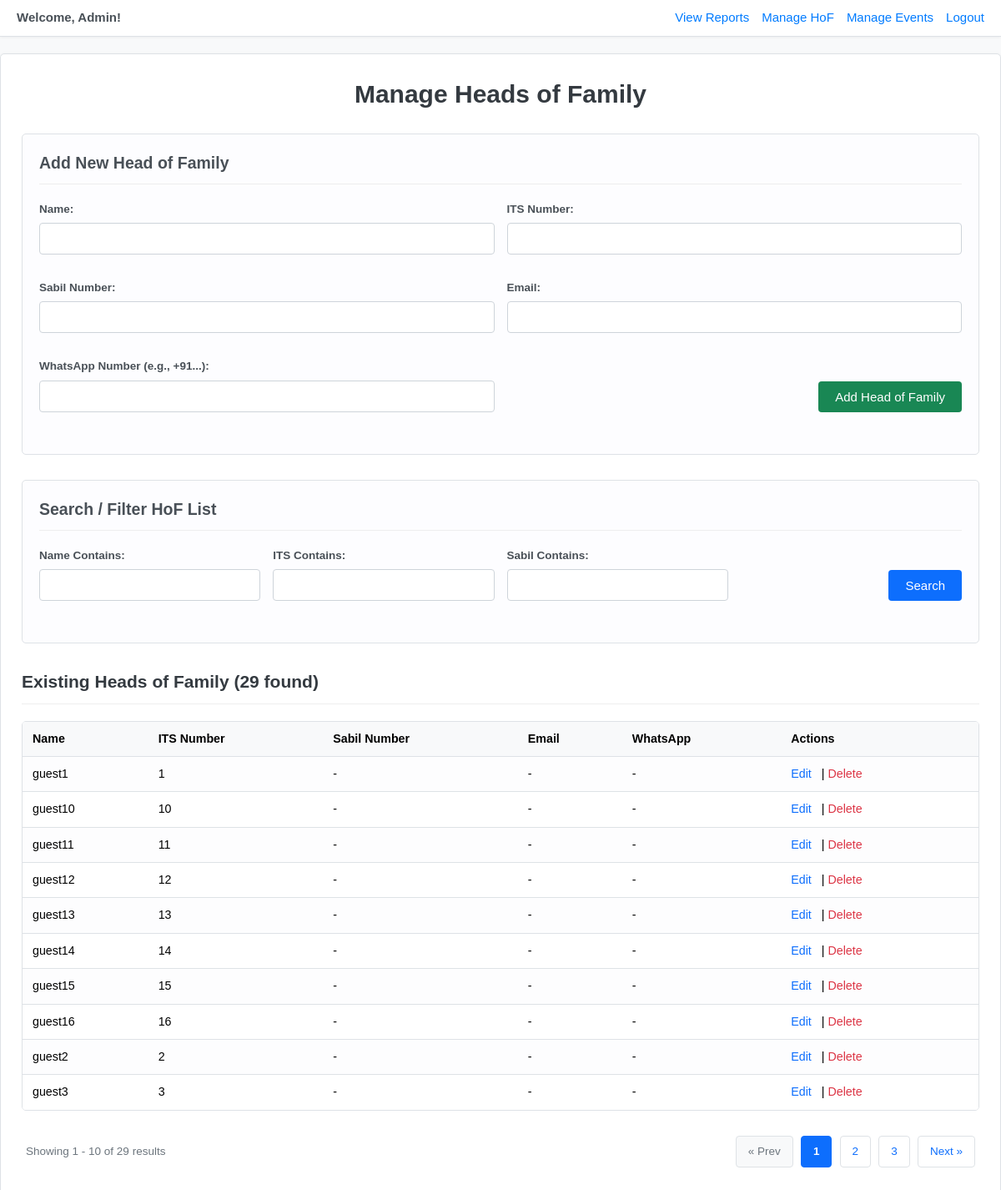
The app's page /manage_hof.php (signed in), older data.
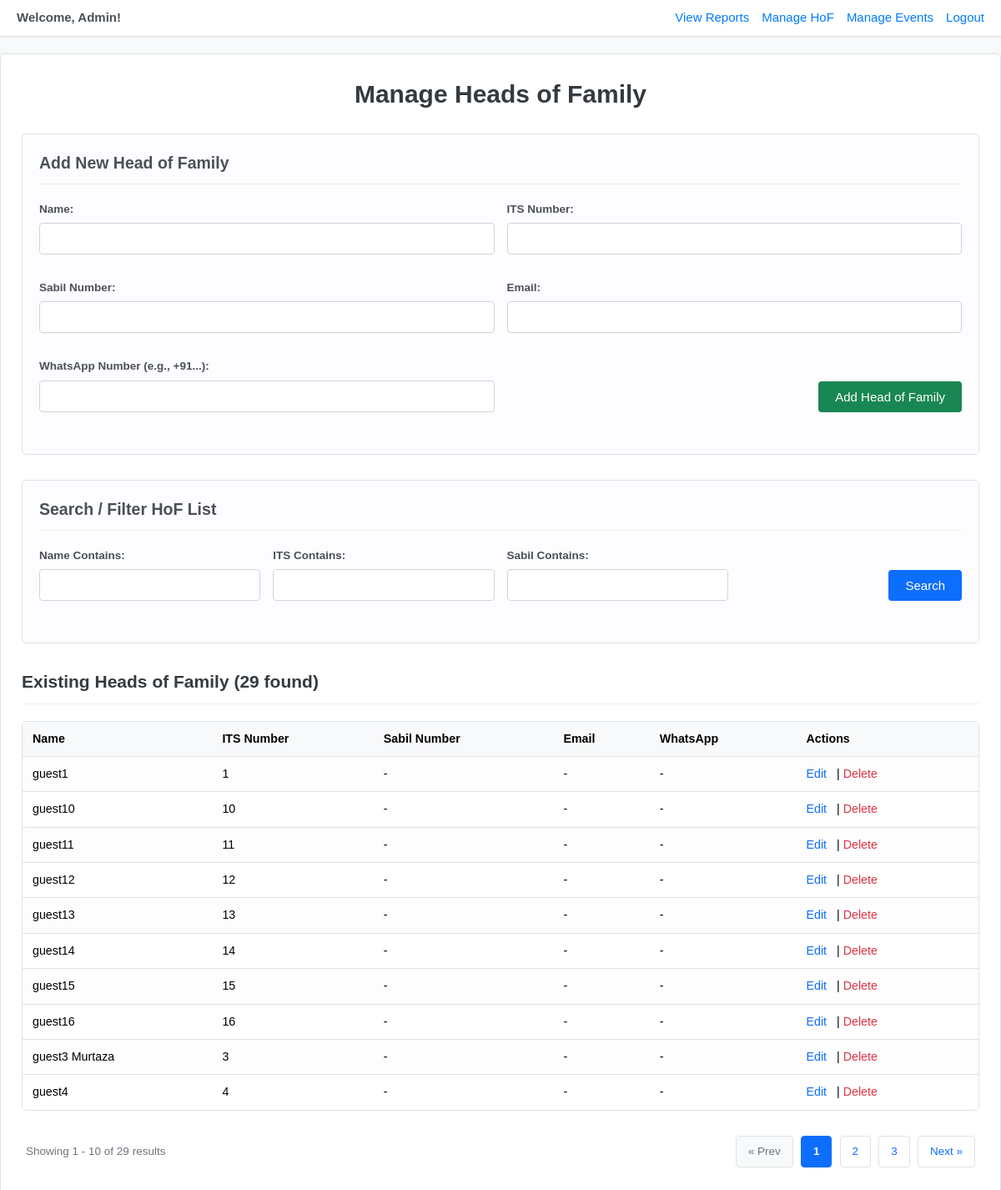
The same page, newer data.
### tables this page shows
CREATE TABLE `heads_of_family` (
  `id` int(11) NOT NULL,
  `its_number` varchar(20) NOT NULL,
  `name` varchar(255) NOT NULL,
  `email` varchar(255) DEFAULT NULL,
  `whatsapp_number` varchar(20) DEFAULT NULL,
  `telegram_chat_id` varchar(50) DEFAULT NULL,
  `sabil_number` varchar(50) DEFAULT NULL,
  `is_deleted` tinyint(1) NOT NULL DEFAULT 0,
  `created_at` timestamp NOT NULL DEFAULT current_timestamp(),
  `updated_at` timestamp NOT NULL DEFAULT current_timestamp() ON UPDATE current_timestamp()
);

### manage_hof.php (the view, shortened to what this page needs)
<?php
require 'db_connect.php';
$items_per_page = 10;
$page_error_message = $_SESSION['error_message'] ?? null;
$search_name = trim($_GET['search_name'] ?? '');
$search_its = trim($_GET['search_its'] ?? '');
$search_sabil = trim($_GET['search_sabil'] ?? '');
$current_page = filter_input(INPUT_GET, 'page', FILTER_VALIDATE_INT, ['options' => ['default' => 1, 'min_range' => 1]]);
$params = [];
$paramTypes = "";
$whereSql = "";
$total_hofs = 0;
$total_pages = 1;
$sqlCount = "SELECT COUNT(*) as total FROM heads_of_family {$whereSql}";
$stmtCount = $conn->prepare($sqlCount);
if ($stmtCount) {
    if ($stmtCount && $stmtCount->execute()) {
        $resultCount = $stmtCount->get_result();
        if ($rowCount = $resultCount->fetch_assoc()) {
            $total_hofs = (int)$rowCount['total'];
        }
    } elseif ($stmtCount) {
         $page_error_message = "Error executing count query: " . $stmtCount->error;
    }
} else {
    $page_error_message = "Error preparing count query: " . $conn->error;
}
if ($total_hofs > 0 && $page_error_message === null) {
    $total_pages = ceil($total_hofs / $items_per_page);
    $offset = ($current_page - 1) * $items_per_page;
} else {
    $current_page = 1;
    $total_pages = 1;
    $offset = 0;
}
$hofList = [];
if ($page_error_message === null && $total_hofs > 0) {
    $sqlList = "SELECT id, name, its_number, email, whatsapp_number, sabil_number
                FROM heads_of_family
                {$whereSql}
                ORDER BY name
                LIMIT ? OFFSET ?";
    $stmtList = $conn->prepare($sqlList);
    if ($stmtList) {
        $listParams = $params;
        $listParams[] = $items_per_page;
        $listParams[] = $offset;
        $listParamTypes = $paramTypes . "ii";
        try {
             $stmtList->bind_param($listParamTypes, ...$listParams);
             if ($stmtList->execute()) {
                 $resultList = $stmtList->get_result();
                 while($row = $resultList->fetch_assoc()) {
                     $hofList[] = $row;
                 }
             } else {
                  $page_error_message = "Error executing list query: " . $stmtList->error;
             }
         } catch (Exception $e) {
              $page_error_message = "Error binding parameters for list query: " . $e->getMessage();
         }
    } else {
         $page_error_message = "Error preparing list query: " . $conn->error;
    }
} elseif ($page_error_message === null && $total_hofs === 0 && empty($base_query_params)) {
} elseif ($page_error_message === null && $total_hofs === 0 && !empty($base_query_params)) {
}
$base_query_params = [
    'search_name' => $search_name,
    'search_its' => $search_its,
    'search_sabil' => $search_sabil
];
$base_query_params = array_filter($base_query_params, function($value) { return $value !== ''; });
?>
<!DOCTYPE html>
<html>
<head>
    <link rel="stylesheet" href="style.css">
</head>
<body>
    <div class="admin-nav">
        <span>Welcome, Admin!</span>
        <a href="reports.php">View Reports</a>
        <a href="manage_hof.php">Manage HoF</a>
        <a href="manage_events.php">Manage Events</a>
        <a href="logout.php">Logout</a>
    </div>
<div class="container">
    <h1>Manage Heads of Family</h1>
    <div class="crud-form">
        <h2>Add New Head of Family</h2>
        <form action="manage_hof.php" method="POST">
            <div class="form-row">
                <div class="form-group">
                    <label for="add_name">Name:</label>
                    <input type="text" id="add_name" name="name" required>
                </div>
                <div class="form-group">
                    <label for="add_its_number">ITS Number:</label>
                    <input type="text" id="add_its_number" name="its_number" required>
                </div>
            </div>
            <div class="form-row">
                <div class="form-group">
                    <label for="add_sabil_number">Sabil Number:</label>
                    <input type="text" id="add_sabil_number" name="sabil_number">
                </div>
                <div class="form-group">
                    <label for="add_email">Email:</label>
                    <input type="email" id="add_email" name="email">
                </div>
            </div>
            <div class="form-row">
                <div class="form-group">
                    <label for="add_whatsapp_number">WhatsApp Number (e.g., +91...):</label>
                    <input type="text" id="add_whatsapp_number" name="whatsapp_number">
                </div>
                <div class="form-group" style="align-self: flex-end; text-align: right;">
                    <button type="submit">Add Head of Family</button>
                </div>
            </div>
        </form>
    </div>
     <div class="search-form">
        <h2>Search / Filter HoF List</h2>
        <form action="manage_hof.php" method="GET">
            <div class="form-row">
                <div class="form-group">
                    <label for="search_name">Name Contains:</label>
                    <input type="search" id="search_name" name="search_name" value="<?php echo htmlspecialchars($search_name); ?>">
                </div>
                <div class="form-group">
                    <label for="search_its">ITS Contains:</label>
                    <input type="search" id="search_its" name="search_its" value="<?php echo htmlspecialchars($search_its); ?>">
                </div>
                <div class="form-group">
                    <label for="search_sabil">Sabil Contains:</label>
                    <input type="search" id="search_sabil" name="search_sabil" value="<?php echo htmlspecialchars($search_sabil); ?>">
                </div>
                <div class="form-group" style="align-self: flex-end; text-align: right;">
                     <button type="submit">Search</button>
                </div>
            </div>
        </form>
    </div>
    <h2 class="list-header">
        Existing Heads of Family
        <?php if ($page_error_message === null) : ?>
            (<?php echo number_format($total_hofs); ?> found<?php echo (!empty($base_query_params) ? ' matching filters' : ''); ?>)
        <?php endif; ?>
    </h2>
     <?php if (!empty($hofList)): ?>
        <div class="table-container">
            <table>
                <thead>
                    <tr>
                        <th>Name</th>
                        <th>ITS Number</th>
                        <th>Sabil Number</th>
                        <th>Email</th>
                        <th>WhatsApp</th>
                        <th>Actions</th>
                    </tr>
                </thead>
                <tbody>
                    <?php foreach ($hofList as $hof): ?>
                    <tr>
                        <td><?php echo htmlspecialchars($hof['name']); ?></td>
                        <td><?php echo htmlspecialchars($hof['its_number']); ?></td>
                        <td><?php echo htmlspecialchars($hof['sabil_number'] ?? '-'); ?></td>
                        <td><?php echo htmlspecialchars($hof['email'] ?? '-'); ?></td>
                        <td><?php echo htmlspecialchars($hof['whatsapp_number'] ?? '-'); ?></td>
                        <td>
                            <a href="edit_hof.php?id=<?php echo $hof['id']; ?>" title="Edit <?php echo htmlspecialchars($hof['name']); ?>">Edit</a> |
                            <a href="delete_hof.php?id=<?php echo $hof['id']; ?>" class="delete-link" title="Delete <?php echo htmlspecialchars($hof['name']); ?>" onclick="return confirm('Are you sure you want to delete this person: \'<?php echo htmlspecialchars(addslashes($hof['name'])); ?>\' (ITS: <?php echo htmlspecialchars(addslashes($hof['its_number'])); ?>)? This cannot be undone.');">Delete</a>
                        </td>
                    </tr>
                    <?php endforeach; ?>
                </tbody>
            </table>
        </div>
        <?php if ($total_pages > 1): ?>
            <div class="pagination-container">
                <div class="pagination-info">
                    Showing <?php echo $offset + 1; ?> - <?php echo min($offset + $items_per_page, $total_hofs); ?> of <?php echo number_format($total_hofs); ?> results
                </div>
                <div class="pagination">
                    <?php if ($current_page > 1): ?>
                        <a href="?<?php echo http_build_query(array_merge($base_query_params, ['page' => $current_page - 1])); ?>">« Prev</a>
                    <?php else: ?>
                        <span class="disabled">« Prev</span>
                    <?php endif; ?>
                    <?php for ($i = 1; $i <= $total_pages; $i++): ?>
                        <?php
                              $showPage = false;
                              if ($total_pages <= 7 ||
                                  $i == 1 || $i == $total_pages ||
                                  ($i >= $current_page - 2 && $i <= $current_page + 2)
                              ) {
                                  $showPage = true;
                              }
                              if ($showPage) {
                                  if ($i == $current_page): ?>
                                      <span class="current-page"><?php echo $i; ?></span>
                                  <?php else: ?>
                                      <a href="?<?php echo http_build_query(array_merge($base_query_params, ['page' => $i])); ?>"><?php echo $i; ?></a>
                                  <?php endif;
                              }
                        ?>
                    <?php endfor; ?>
                    <?php if ($current_page < $total_pages): ?>
                        <a href="?<?php echo http_build_query(array_merge($base_query_params, ['page' => $current_page + 1])); ?>">Next »</a>
                    <?php else: ?>
                        <span class="disabled">Next »</span>
                    <?php endif; ?>
                </div>
            </div>
         <?php endif;  ?>
    <?php elseif ($page_error_message === null):  ?>
        <p class="no-results">
            <?php echo (!empty($base_query_params)) ? 'No Heads of Family found matching your search criteria.' : 'No Heads of Family found in the database. Please add one using the form above.'; ?>
        </p>
    <?php endif;  ?>
</div>
</body>
</html>

### style.css (style rules this page uses)
body { font-family: sans-serif; line-height: 1.6; margin: 20px; }
h1, h2 { color: #333; }
.form-group { margin-bottom: 15px; }
label { display: block; margin-bottom: 5px; font-weight: bold; }
input[type="text"], input[type="number"], select { width: 100%; padding: 10px; border: 1px solid #ccc; border-radius: 4px; box-sizing: border-box; }
button { background-color: #007bff; color: white; padding: 12px 20px; border: none; border-radius: 4px; cursor: pointer; font-size: 16px; }
a { color: #007bff; text-decoration: none; }
table { width: 100%; border-collapse: collapse; margin-bottom: 20px; }
th, td { border: 1px solid #ccc; padding: 8px; text-align: left; }
th { background-color: #f2f2f2; font-weight: bold; }
tbody tr:nth-child(odd) { background-color: #f9f9f9; }

### manage_hof.php (style rules this page uses)
body { font-family: sans-serif; margin: 0; padding:0; background-color: #f8f9fa; font-size: 15px; line-height: 1.5; }
.admin-nav { background-color: #ffffff; padding: 10px 20px; margin-bottom: 20px; border-radius: 0; text-align: right; border-bottom: 1px solid #dee2e6; box-shadow: 0 1px 3px rgba(0,0,0,0.05); display: flex; align-items: center; justify-content: flex-end; }
.admin-nav span { margin-right: auto; font-weight: bold; color: #495057; }
.admin-nav a { margin-left: 15px; text-decoration: none; color: #007bff; font-weight: 500; }
.container { max-width: 1200px; margin: 20px auto; background-color: #fff; padding: 25px; border-radius: 5px; box-shadow: 0 1px 4px rgba(0,0,0,0.06); border: 1px solid #dee2e6; }
h1 { text-align: center; margin-top: 0; margin-bottom: 25px; color: #343a40; }
.crud-form, .search-form { border: 1px solid #dee2e6; padding: 20px; margin-bottom: 30px; background-color: #fdfdff; border-radius: 5px; }
.crud-form h2, .search-form h2 { margin-top: 0; border-bottom: 1px solid #eee; padding-bottom: 10px; margin-bottom: 20px; font-size: 1.3em; color: #495057; font-weight: 600; }
.form-row { display: flex; flex-wrap: wrap; gap: 15px; margin-bottom: 15px; }
.form-group { flex: 1; min-width: 200px; }
.form-group label { display: block; margin-bottom: 6px; font-weight: bold; font-size: 0.9em; color: #495057; }
.form-group input[type=text], .form-group input[type=email], .form-group input[type=search] { width: 100%; padding: 10px 12px; border: 1px solid #ced4da; border-radius: 4px; box-sizing: border-box; font-size: 0.95em; }
.crud-form button, .search-form button { padding: 10px 20px; color: white; border: none; cursor: pointer; border-radius: 4px; font-size: 1em; font-weight: 500; }
.crud-form button { background-color: #198754; }
.search-form button { background-color: #0d6efd; }
h2.list-header { margin-top: 30px; border-bottom: 1px solid #eee; padding-bottom: 10px; font-size: 1.4em; color: #343a40; }
.table-container { overflow-x: auto; margin-top: 20px; border: 1px solid #dee2e6; border-radius: 5px; }
table { width: 100%; border-collapse: collapse; margin: 0; background-color: white; }
th, td { border: none; border-bottom: 1px solid #dee2e6; padding: 10px 12px; text-align: left; vertical-align: middle; font-size: 0.95em; }
thead tr:first-child th { border-top: none; }
tbody tr:last-child td { border-bottom: none; }
th { background-color: #f8f9fa; font-weight: 600; position: sticky; top: 0; z-index: 1; }
tbody tr:nth-child(odd) { background-color: #fdfdfe; }
td a { margin-right: 8px; color: #0d6efd; text-decoration: none; }
td a.delete-link { color: #dc3545; }
.pagination-container { display: flex; justify-content: space-between; align-items: center; margin: 30px 0 10px 0; padding: 0 5px; }
.pagination-info { color: #6c757d; font-size: 0.9em; }
.pagination { text-align: right; margin: 0; padding: 0; }
.pagination a, .pagination span { display: inline-block; padding: 8px 14px; margin-left: 5px; border: 1px solid #dee2e6; border-radius: 4px; color: #0d6efd; text-decoration: none; background-color: white; font-size: 0.9em; }
.pagination span.current-page { background-color: #0d6efd; color: white; border-color: #0d6efd; font-weight: bold; }
.pagination span.disabled { color: #6c757d; border-color: #dee2e6; background-color: #f8f9fa; cursor: default; }

Row changes from the older to the newer data that the page shows:
removed heads_of_family: name "guest2", its_number "2", sabil_number "-", email "-", whatsapp_number "-"
changed heads_of_family: name "guest3" → "guest3 Murtaza"
now on this page (row unchanged): heads_of_family: name "guest4", its_number "4", sabil_number "-", email "-", whatsapp_number "-"
